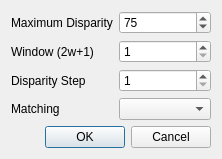
<?xml version="1.0" encoding="UTF-8"?>
<ui version="4.0">
 <class>SettingsDialog</class>
 <widget class="QDialog" name="SettingsDialog">
  <property name="geometry">
   <rect>
    <x>0</x>
    <y>0</y>
    <width>222</width>
    <height>139</height>
   </rect>
  </property>
  <property name="windowTitle">
   <string>Dialog</string>
  </property>
  <layout class="QGridLayout" name="gridLayout">
   <item row="1" column="0">
    <widget class="QLabel" name="label_2">
     <property name="text">
      <string>Window (2w+1)</string>
     </property>
    </widget>
   </item>
   <item row="4" column="0" colspan="2">
    <widget class="QDialogButtonBox" name="buttonBox">
     <property name="orientation">
      <enum>Qt::Horizontal</enum>
     </property>
     <property name="standardButtons">
      <set>QDialogButtonBox::Cancel|QDialogButtonBox::Ok</set>
     </property>
    </widget>
   </item>
   <item row="0" column="0">
    <widget class="QLabel" name="label">
     <property name="text">
      <string>Maximum Disparity</string>
     </property>
    </widget>
   </item>
   <item row="1" column="1">
    <widget class="QSpinBox" name="window_sbox">
     <property name="minimum">
      <number>1</number>
     </property>
     <property name="maximum">
      <number>10</number>
     </property>
    </widget>
   </item>
   <item row="0" column="1">
    <widget class="QSpinBox" name="disp_sbox">
     <property name="maximum">
      <number>150</number>
     </property>
     <property name="value">
      <number>75</number>
     </property>
    </widget>
   </item>
   <item row="2" column="0">
    <widget class="QLabel" name="label_3">
     <property name="text">
      <string>Disparity Step</string>
     </property>
    </widget>
   </item>
   <item row="2" column="1">
    <widget class="QSpinBox" name="step_sbox">
     <property name="minimum">
      <number>1</number>
     </property>
     <property name="maximum">
      <number>10</number>
     </property>
    </widget>
   </item>
   <item row="3" column="0">
    <widget class="QLabel" name="label_4">
     <property name="text">
      <string>Matching</string>
     </property>
    </widget>
   </item>
   <item row="3" column="1">
    <widget class="QComboBox" name="comboBox"/>
   </item>
  </layout>
 </widget>
 <resources/>
 <connections>
  <connection>
   <sender>buttonBox</sender>
   <signal>accepted()</signal>
   <receiver>SettingsDialog</receiver>
   <slot>accept()</slot>
   <hints>
    <hint type="sourcelabel">
     <x>248</x>
     <y>254</y>
    </hint>
    <hint type="destinationlabel">
     <x>157</x>
     <y>274</y>
    </hint>
   </hints>
  </connection>
  <connection>
   <sender>buttonBox</sender>
   <signal>rejected()</signal>
   <receiver>SettingsDialog</receiver>
   <slot>reject()</slot>
   <hints>
    <hint type="sourcelabel">
     <x>316</x>
     <y>260</y>
    </hint>
    <hint type="destinationlabel">
     <x>286</x>
     <y>274</y>
    </hint>
   </hints>
  </connection>
 </connections>
</ui>
